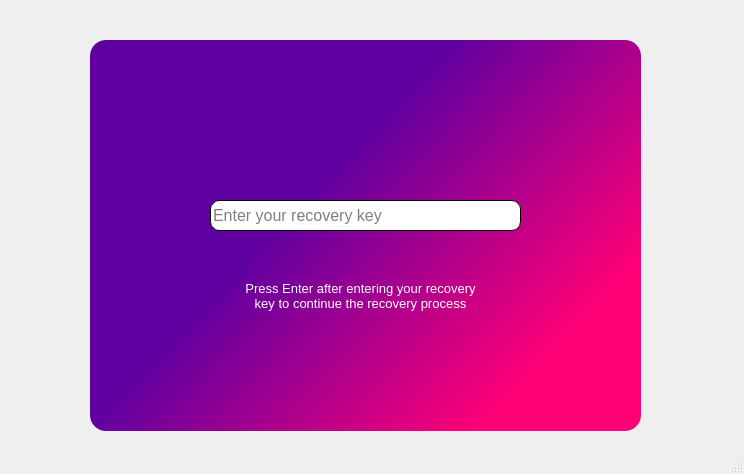
<?xml version="1.0" encoding="UTF-8"?>
<ui version="4.0">
 <class>MainWindow</class>
 <widget class="QMainWindow" name="MainWindow">
  <property name="geometry">
   <rect>
    <x>0</x>
    <y>0</y>
    <width>744</width>
    <height>474</height>
   </rect>
  </property>
  <property name="windowTitle">
   <string>MainWindow</string>
  </property>
  <widget class="QWidget" name="centralwidget">
   <widget class="QFrame" name="frame">
    <property name="geometry">
     <rect>
      <x>90</x>
      <y>40</y>
      <width>551</width>
      <height>391</height>
     </rect>
    </property>
    <property name="styleSheet">
     <string notr="true">background-color: qlineargradient(spread:pad, x1:0.205, y1:0.465955, x2:1, y2:1, stop:0.119318 rgba(95, 0, 160, 255), stop:0.744318 rgba(255, 0, 118, 255));
border-radius:16px;</string>
    </property>
    <property name="frameShape">
     <enum>QFrame::StyledPanel</enum>
    </property>
    <property name="frameShadow">
     <enum>QFrame::Raised</enum>
    </property>
    <widget class="QLineEdit" name="lineEdit">
     <property name="geometry">
      <rect>
       <x>120</x>
       <y>160</y>
       <width>311</width>
       <height>31</height>
      </rect>
     </property>
     <property name="font">
      <font>
       <pointsize>12</pointsize>
      </font>
     </property>
     <property name="styleSheet">
      <string notr="true">background-color: rgb(255, 255, 255);
border-radius:9px;
border-style:solid;
border-color: black;
border-width:1px;
</string>
     </property>
     <property name="placeholderText">
      <string>Enter your recovery key</string>
     </property>
     <property name="clearButtonEnabled">
      <bool>true</bool>
     </property>
    </widget>
    <widget class="QLabel" name="label">
     <property name="geometry">
      <rect>
       <x>150</x>
       <y>240</y>
       <width>241</width>
       <height>31</height>
      </rect>
     </property>
     <property name="font">
      <font>
       <pointsize>10</pointsize>
      </font>
     </property>
     <property name="styleSheet">
      <string notr="true">color: rgb(255, 255, 255);
background-color:none;</string>
     </property>
     <property name="text">
      <string>Press Enter after entering your recovery key to continue the recovery process</string>
     </property>
     <property name="alignment">
      <set>Qt::AlignCenter</set>
     </property>
     <property name="wordWrap">
      <bool>true</bool>
     </property>
    </widget>
   </widget>
  </widget>
  <widget class="QStatusBar" name="statusbar"/>
 </widget>
 <resources/>
 <connections/>
</ui>
